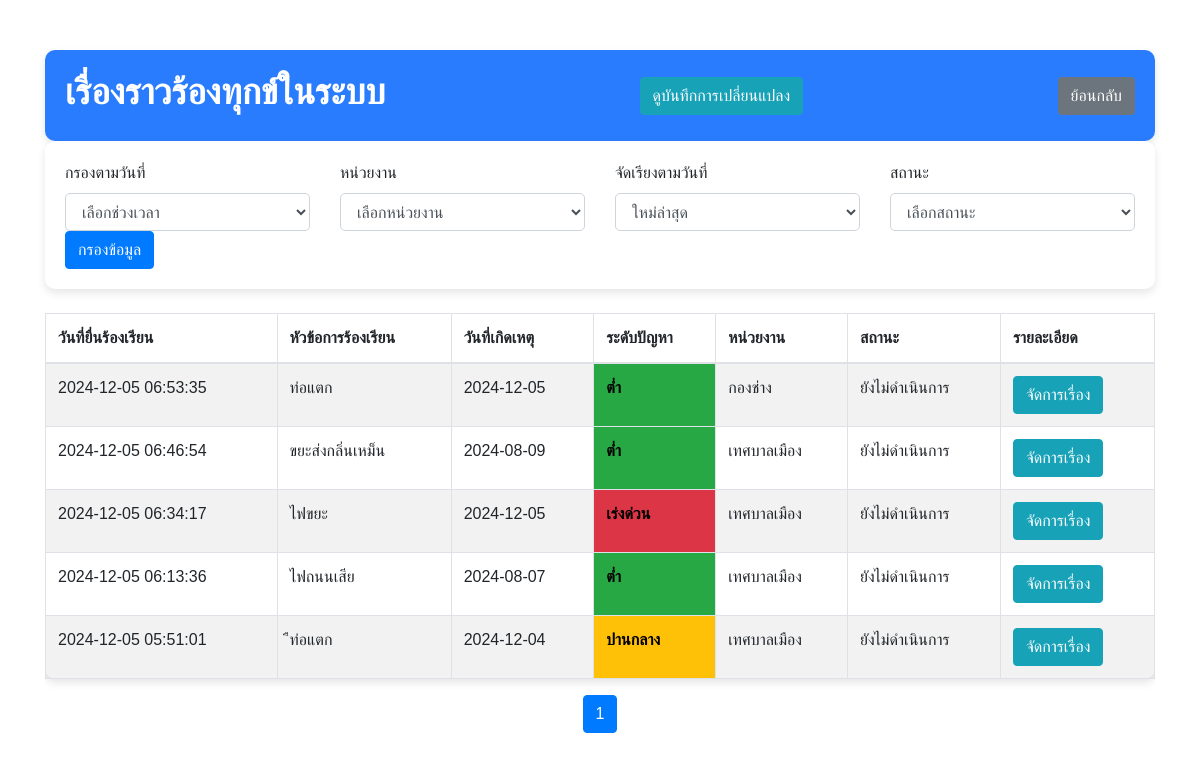
The app's page /admin_dashboard.php (signed in), older data.
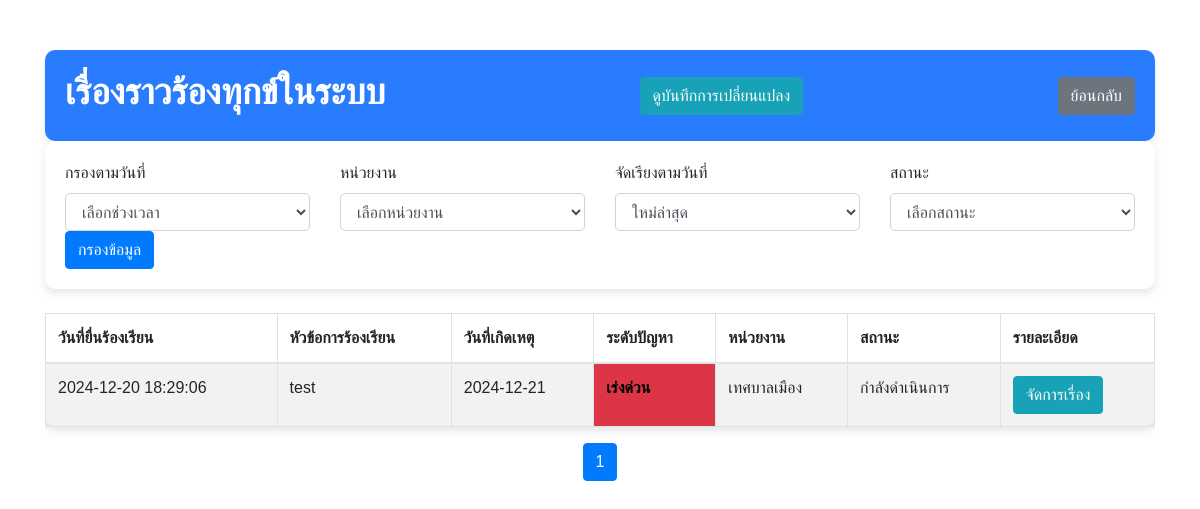
The same page, newer data.
### tables this page shows
CREATE TABLE `complaints` (
  `id` int(11) NOT NULL,
  `user_id` int(11) NOT NULL,
  `complaint_subject` varchar(255) NOT NULL,
  `contact_phone` varchar(100) DEFAULT NULL,
  `contact_location` varchar(255) DEFAULT NULL,
  `contact_details` text DEFAULT NULL,
  `latitude` float DEFAULT NULL,
  `longitude` float DEFAULT NULL,
  `incident_date` date DEFAULT NULL,
  `incident_time` time DEFAULT NULL,
  `problem_level` varchar(50) DEFAULT NULL,
  `department` enum('เทศบาลเมือง','สำนักปลัดเทศบาลเมือง','กองคลัง','กองช่าง','กองการศึกษา','กองสาธารณสุข','กองสวัสดิการสังคม','กองยุทธศาสตร์','กองการเจ้าหน้าที่','หน่วยตรวจสอบภายใน','หน่วยงานอื่นๆ','ไม่ทราบหน่วยงาน') DEFAULT NULL,
  `complaint_description` text DEFAULT NULL,
  `complaint_file` longblob DEFAULT NULL,
  `submitted_at` timestamp NOT NULL DEFAULT current_timestamp(),
  `status` enum('ยังไม่ดำเนินการ','กำลังดำเนินการ','ดำเนินการเสร็จสิ้น') DEFAULT 'ยังไม่ดำเนินการ',
  `note` text DEFAULT NULL,
  `video_link` varchar(255) DEFAULT NULL
);

### admin_dashboard.php (the view, shortened to what the changed rows need)
<?php
include 'db_web.php';
$sort_order = isset($_POST['sort_order']) && $_POST['sort_order'] == 'asc' ? 'ASC' : 'DESC';
$records_per_page = 20;
$current_page = isset($_GET['page']) && is_numeric($_GET['page']) ? intval($_GET['page']) : 1;
$offset = ($current_page - 1) * $records_per_page;
$count_sql = "SELECT COUNT(*) as total FROM complaints";
$count_result = $conn->query($count_sql);
$total_records = $count_result->fetch_assoc()['total'];
$total_pages = ceil($total_records / $records_per_page);
$sql = "SELECT id, complaint_subject, incident_date, problem_level, department, submitted_at, status FROM complaints";
$sql .= " ORDER BY submitted_at $sort_order LIMIT $records_per_page OFFSET $offset";
$result = $conn->query($sql);
function map_problem_level($level) {
    switch ($level) {
        case 'ต่ำ':
            return 'low';
        case 'ปานกลาง':
            return 'medium';
        case 'เร่งด่วน':
            return 'high';
    }
}
?>
<!DOCTYPE html>
<html lang="th">
<head>
    <link href="https://stackpath.bootstrapcdn.com/bootstrap/4.5.2/css/bootstrap.min.css" rel="stylesheet">
</head>
<body>
    <div class="container">
        <div class="header d-flex justify-content-between align-items-center">
            <h2>เรื่องราวร้องทุกข์ในระบบ</h2>
        </div>
        <div class="table-responsive">
            <table class="table table-bordered table-striped">
                <thead>
                    <tr>
                        <th>วันที่ยื่นร้องเรียน</th>
                        <th>หัวข้อการร้องเรียน</th>
                        <th>วันที่เกิดเหตุ</th>
                        <th class="problem-level">ระดับปัญหา</th>
                        <th>หน่วยงาน</th>
                        <th>สถานะ</th>
                        <th>รายละเอียด</th>
                    </tr>
                </thead>
                <tbody>
                    <?php if ($result->num_rows > 0): ?>
                        <?php while ($row = $result->fetch_assoc()): ?>
                            <tr>
                                <td><?= htmlspecialchars($row['submitted_at']) ?></td>
                                <td><?= htmlspecialchars($row['complaint_subject']) ?></td>
                                <td><?= htmlspecialchars($row['incident_date']) ?></td>
                                <td class="problem-level <?= strtolower(map_problem_level($row['problem_level'])) ?>">
                                <?= htmlspecialchars($row['problem_level']) ?>
                                <td><?= htmlspecialchars($row['department']) ?></td>
                                <td><?= htmlspecialchars($row['status']) ?></td>
                                <td>
                                    <a href="admin_complant_detail.php?id=<?= urlencode($row['id']) ?>" class="btn btn-info">จัดการเรื่อง</a>
                                </td>
                            </tr>
                        <?php endwhile; ?>
                    <?php else: ?>
                        <tr>
                            <td colspan="6" class="text-center">ไม่มีข้อมูลการร้องเรียน</td>
                        </tr>
                    <?php endif; ?>
                </tbody>
            </table>
        </div>
          <nav aria-label="Page navigation">
            <ul class="pagination justify-content-center">
                <?php for ($i = 1; $i <= $total_pages; $i++): ?>
                    <li class="page-item <?= ($i == $current_page) ? 'active' : '' ?>">
                        <a class="page-link" href="?page=<?= $i ?>"><?= $i ?></a>
                    </li>
                <?php endfor; ?>
            </ul>
        </nav>
    </div>
</body>
</html>

Row changes from the older to the newer data that the page shows:
removed complaints: submitted_at "2024-12-05 06:53:35", complaint_subject "ท่อแตก", incident_date "2024-12-05", problem_level "ต่ำ", department "กองช่าง", status "ยังไม่ดำเนินการ"
removed complaints: submitted_at "2024-12-05 06:46:54", complaint_subject "ขยะส่งกลิ่นเหม็น", incident_date "2024-08-09", problem_level "ต่ำ", department "เทศบาลเมือง", status "ยังไม่ดำเนินการ"
removed complaints: submitted_at "2024-12-05 06:34:17", complaint_subject "ไฟขยะ", incident_date "2024-12-05", problem_level "เร่งด่วน", department "เทศบาลเมือง", status "ยังไม่ดำเนินการ"
removed complaints: submitted_at "2024-12-05 06:13:36", complaint_subject "ไฟถนนเสีย", incident_date "2024-08-07", problem_level "ต่ำ", department "เทศบาลเมือง", status "ยังไม่ดำเนินการ"
removed complaints: submitted_at "2024-12-05 05:51:01", complaint_subject "ืท่อแตก", incident_date "2024-12-04", problem_level "ปานกลาง", department "เทศบาลเมือง", status "ยังไม่ดำเนินการ"
added complaints: submitted_at "2024-12-20 18:29:06", complaint_subject "test", incident_date "2024-12-21", problem_level "เร่งด่วน", department "เทศบาลเมือง", status "กำลังดำเนินการ"
